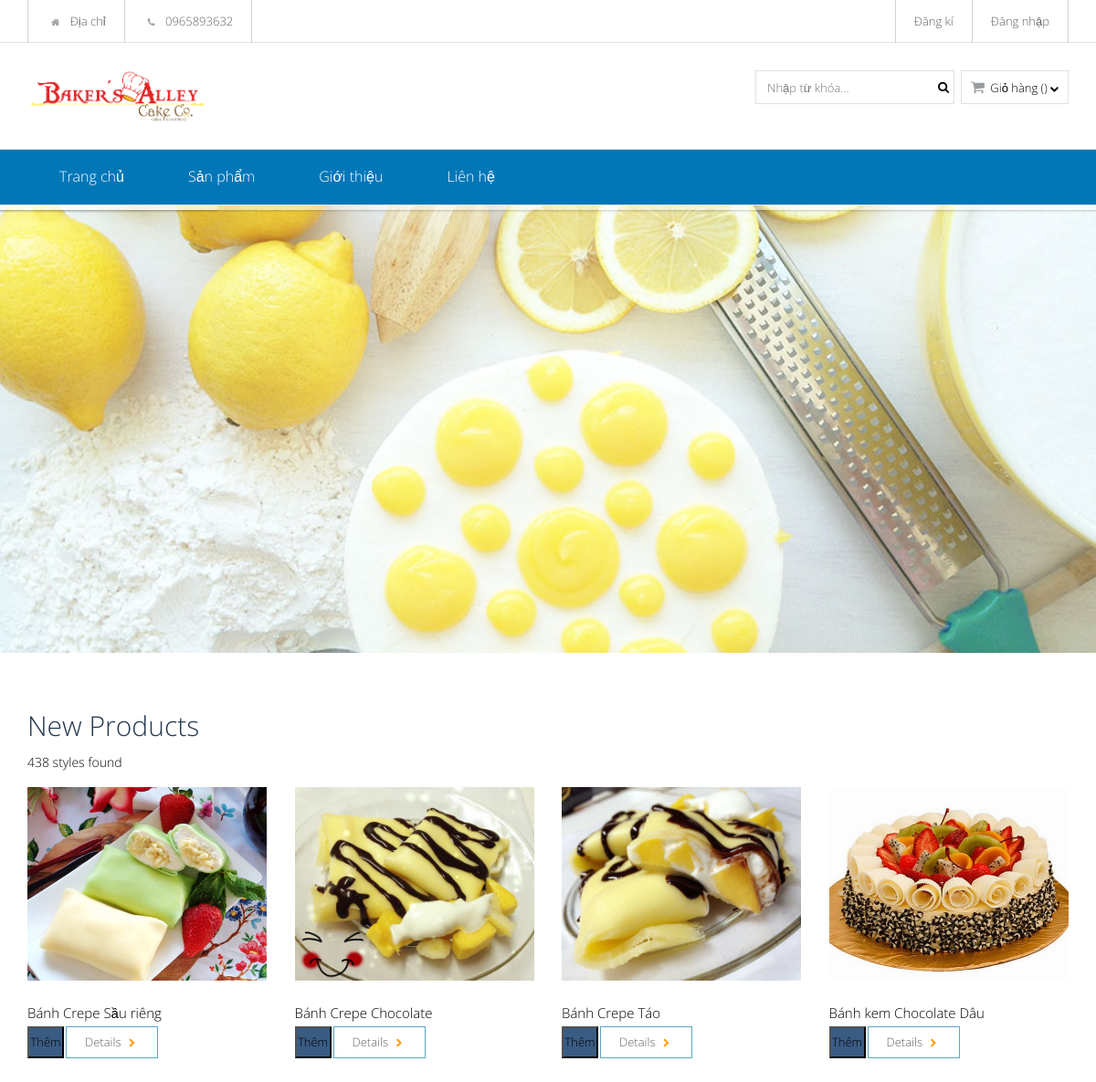
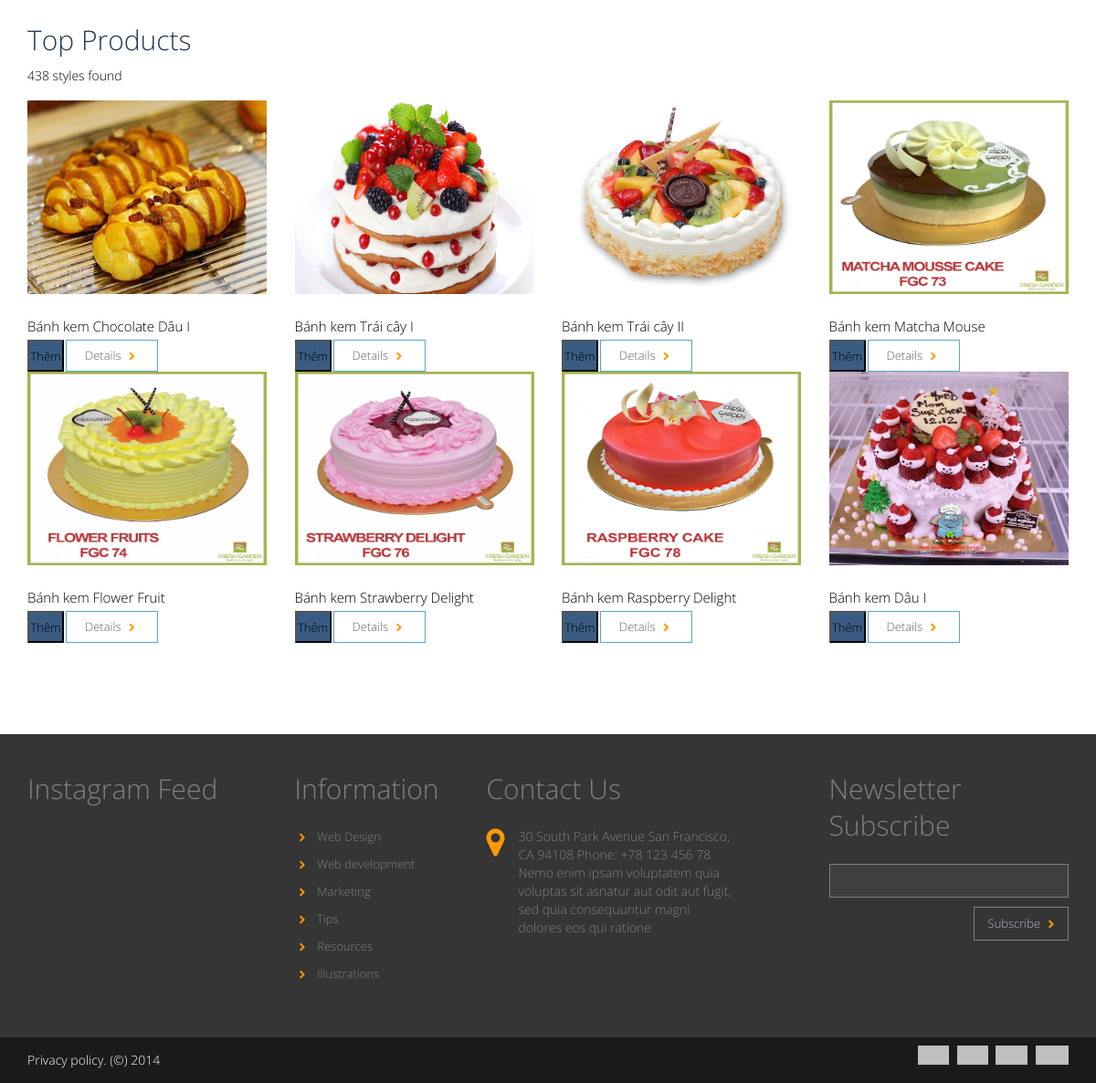
The page / on the database its author committed (2 pictures, top to bottom).
### tables this page shows
CREATE TABLE `products` (
  `id` int(10) UNSIGNED NOT NULL,
  `name` varchar(100) DEFAULT NULL,
  `id_type` int(10) UNSIGNED DEFAULT NULL,
  `description` text DEFAULT NULL,
  `unit_price` float DEFAULT NULL,
  `promotion_price` float DEFAULT NULL,
  `image` varchar(255) DEFAULT NULL,
  `unit` varchar(255) DEFAULT NULL,
  `new` tinyint(4) DEFAULT 0,
  `created_at` timestamp NULL DEFAULT NULL,
  `updated_at` timestamp NULL DEFAULT NULL
);

### Model/Product_Model.php (called while the page is built, shortened)
<?php
require_once('Bean/Product_Obj.php');
function getAllProducts(){
	$arrProducts = array();
	$conn = Connect();
	$sql = "SELECT * FROM `products` WHERE new =1 LIMIT 4";
	$result = $conn->query($sql);
	if ($result->num_rows > 0) {
		while($row = $result->fetch_assoc()) {
			$id = $row["id"];
			$name =  $row["name"];
			$id_type = $row["id_type"];
			$decription= $row["description"];
			$unit_price= $row["unit_price"];
			$promotion_price= $row["promotion_price"];
			$image= $row["image"];
			$unit= $row["unit"];
			$new_no = $row["new"];
			$create= $row["created_at"];
			$update= $row["updated_at"];
			$product = new Product_Obj($id,$name,$id_type,$decription,$unit_price,$promotion_price,$image,$unit,$new_no,$create,$update);
			array_push($arrProducts, $product);
		}
	} else {
		return $arrProducts ;
	}
	return $arrProducts ;
}
function getTopProducts(){
	$arrProducts = array();
	$conn = Connect();
	$sql = "SELECT * FROM `products` ORDER BY promotion_price DESC limit 8";
	$result = $conn->query($sql);
	if ($result->num_rows > 0) {
		while($row = $result->fetch_assoc()) {
			$id = $row["id"];
			$name =  $row["name"];
			$id_type = $row["id_type"];
			$decription= $row["description"];
			$unit_price= $row["unit_price"];
			$promotion_price= $row["promotion_price"];
			$image= $row["image"];
			$unit= $row["unit"];
			$new_no = $row["new"];
			$create= $row["created_at"];
			$update= $row["updated_at"];
			$product = new Product_Obj($id,$name,$id_type,$decription,$unit_price,$promotion_price,$image,$unit,$new_no,$create,$update);
			array_push($arrProducts, $product);
		}
	} else {
		return $arrProducts ;
	}
	return $arrProducts ;
}
function getSlide(){
	$arrSlide = array();
	$conn = Connect();
	$sql = "SELECT * FROM `slide`";
	$result = $conn->query($sql);
	if ($result->num_rows > 0) {
		while($row = $result->fetch_assoc()) {
			$name =  $row["image"];
			array_push($arrSlide, $name);
		}
	} else {
		return $arrSlide ;
	}
	return $arrSlide ;
}
?>

### Bean/Product_Obj.php (called while the page is built, shortened)
<?php
	class Product_Obj
	{
		public function __construct($id,$name,$id_type,$decription,$unit_price,$promotion_price,$image,$unit,$new_no,$create,$update){
			$this->id = $id;
			$this->name = $name;
			$this->image = $image;
		}
	}
?>

### index.php (the view, shortened to what this page needs)
<?php
include('include/header.php');
require_once('model/Product_Model.php');
?>
<div class="rev-slider">
	<div class="fullwidthbanner-container">
		<div class="fullwidthbanner">
			<div class="bannercontainer" >
				<div class="banner" >
					<ul>
						<?php
						require_once('Model/Product_Model.php');
						$arr = getSlide();
						for($x=0;$x<count($arr);$x++){
							?>
							<li data-transition="boxfade" data-slotamount="20" class="active-revslide" style="width: 100%; height: 100%; overflow: hidden; z-index: 18; visibility: hidden; opacity: 0;">
								<div class="slotholder" style="width:100%;height:100%;" data-duration="undefined" data-zoomstart="undefined" data-zoomend="undefined" data-rotationstart="undefined" data-rotationend="undefined" data-ease="undefined" data-bgpositionend="undefined" data-bgposition="undefined" data-kenburns="undefined" data-easeme="undefined" data-bgfit="undefined" data-bgfitend="undefined" data-owidth="undefined" data-oheight="undefined">
									<div class="tp-bgimg defaultimg" data-lazyload="undefined" data-bgfit="cover" data-bgposition="center center" data-bgrepeat="no-repeat" data-lazydone="undefined" src= "<?php echo"image/slide/".$arr[$x] ?>"
										data-src= <?php echo"image/slide/".$arr[$x] ?>"" style="background-color: rgba(0, 0, 0, 0); background-repeat: no-repeat; background-image: url(<?php echo"image/slide/".$arr[$x] ?>); background-size: cover; background-position: center center; width: 100%; height: 100%; opacity: 1; visibility: inherit;">
									</div>
								</div>
							</li>
							<?php
						}
						?>
					</ul>
				</div>
			</div>
			<div class="tp-bannertimer"></div>
		</div>
	</div>
</div>
<div class="container">
	<div id="content" class="space-top-none">
		<div class="main-content">
			<div class="space60">&nbsp;</div>
			<div class="row">
				<div class="col-sm-12">
					<div class="beta-products-list">
						<h4>New Products</h4>
						<div class="beta-products-details">
							<p class="pull-left">438 styles found</p>
							<div class="clearfix"></div>
						</div>
						<div class="row">
							<?php
							require_once('Model/Product_Model.php');
							$arr = getAllProducts();
							foreach ($arr as $value) {
								?>
								<form method="POST" action="index.php">
									<div class="col-sm-3">
										<div class="single-item">
											<div class="single-item-header">
												<a href=<?php echo "product.php?id=".$value->id?>><img width="262" height="212"  src=<?php echo "image/product/".$value->image ?>> </a>
											</div>
											<div class="single-item-body">
												<p class="single-item-title"><?php echo $value->name ?></p>
											</div>
											<div class="single-item-caption">
												<input type="submit" name="addToCart" class="add-to-cart pull-left" value="Thêm">
												<a class="beta-btn primary" href=<?php echo "product.php?id=".$value->id?>>Details <i class="fa fa-chevron-right"></i></a>
											</div>
										</div>
									</div>
									</form>
									<?php
								}
								?>
							</div>
						</div>
						<div class="space50">&nbsp;</div>
						<div class="beta-products-list">
							<h4>Top Products</h4>
							<div class="beta-products-details">
								<p class="pull-left">438 styles found</p>
								<div class="clearfix"></div>
							</div>
							<div class="row">
								<?php
								require_once('Model/Product_Model.php');
								$arrTop = getTopProducts();
								foreach ($arrTop as $value) {
									?>
									<form method="POST" action="index.php">
									<div class="col-sm-3">
										<div class="single-item">
											<div class="single-item-header">
												<a href=<?php echo "product.php?id=".$value->id?>><img width="262" height="212"  src=<?php echo "image/product/".$value->image ?>> </a>
											</div>
											<div class="single-item-body">
												<p class="single-item-title"><?php echo $value->name ?></p>
											</div>
											<div class="single-item-caption">
												<input type="submit" name="addToCart" class="add-to-cart pull-left" value="Thêm">
												<a class="beta-btn primary" href=<?php echo "product.php?id=".$value->id?>>Details <i class="fa fa-chevron-right"></i></a>
											</div>
										</div>
									</div>
									</form>
									<?php
								}
								?>
							</div>
							<div class="space40">&nbsp;</div>
						</div>
					</div>
				</div>
			</div>
		</div>
	</div>
	<?php
	include("include/footer.php");
	?>
	<div class="copyright">
		<div class="container">
			<p class="pull-left">Privacy policy. (&copy;) 2014</p>
			<p class="pull-right pay-options">
				<a href="#"><img src="assets/dest/images/pay/master.jpg" alt="" /></a>
				<a href="#"><img src="assets/dest/images/pay/pay.jpg" alt="" /></a>
				<a href="#"><img src="assets/dest/images/pay/visa.jpg" alt="" /></a>
				<a href="#"><img src="assets/dest/images/pay/paypal.jpg" alt="" /></a>
			</p>
			<div class="clearfix"></div>
		</div>
	</div>
</body>
</html>

### include/header.php (shortened to what this page needs)
<!doctype html>
<html lang="en">
<head>
	<link rel="stylesheet" href="http://netdna.bootstrapcdn.com/bootstrap/3.1.0/css/bootstrap.min.css">
	<link rel="stylesheet" href="assets/dest/css/font-awesome.min.css">
	<link rel="stylesheet" href="assets/dest/vendors/colorbox/example3/colorbox.css">
	<link rel="stylesheet" href="assets/dest/rs-plugin/css/settings.css">
	<link rel="stylesheet" href="assets/dest/rs-plugin/css/responsive.css">
	<link rel="stylesheet" title="style" href="assets/dest/css/style.css">
	<link rel="stylesheet" href="assets/dest/css/animate.css">
	<link rel="stylesheet" title="style" href="assets/dest/css/huong-style.css">
</head>
<body>
	<div id="header">
		<div class="header-top">
			<div class="container">
				<div class="pull-left auto-width-left">
					<ul class="top-menu menu-beta l-inline">
						<li><a href=""><i class="fa fa-home"></i> Địa chỉ</a></li>
						<li><a href=""><i class="fa fa-phone"></i> 0965893632 </a></li>
					</ul>
				</div>
				<div class="pull-right auto-width-right">
					<ul class="top-details menu-beta l-inline">
						<?php if (isset($_SESSION["name"]) != ""){ ?>
							<li><a href="#"><i class="fa fa-user"></i><?php echo $_SESSION["name"]?></a></li>
							<li><a href="Model/Logout_model.php">Đăng Xuất</a></li>
							<?php
						}else{
							?>
							<li><a href="signup.php">Đăng kí</a></li>
							<li><a href="login.php">Đăng nhập</a></li>
							<?php
						}
						?>
					</ul>
				</div>
				<div class="clearfix"></div>
			</div>
		</div>
		<div class="header-body">
			<div class="container beta-relative">
				<div class="pull-left">
					<a href="index.php" id="logo"><img src="assets/dest/images/logo-cake.png" width="200px" alt=""></a>
				</div>
				<div class="pull-right beta-components space-left ov">
					<div class="space10">&nbsp;</div>
					<div class="beta-comp">
						<form role="search" method="get" id="searchform" action="/">
							<input type="text" value="" name="s" id="s" placeholder="Nhập từ khóa..." />
							<button class="fa fa-search" type="submit" id="searchsubmit"></button>
						</form>
					</div>
					<div class="beta-comp">
						<div class="cart">
							<div class="beta-select"><i class="fa fa-shopping-cart"></i> Giỏ hàng (<?php
								?>)<i class="fa fa-chevron-down"></i></div>
								</div>
							</div>
						</div>
						<div class="clearfix"></div>
					</div>
				</div>
				<div class="header-bottom" style="background-color: #0277b8;">
					<div class="container">
						<nav class="main-menu">
							<ul class="l-inline ov">
								<li><a href="index.php">Trang chủ</a></li>
								<li><a href="#">Sản phẩm</a>
								</li>
								<li><a href="about.php">Giới thiệu</a></li>
								<li><a href="contacts.php">Liên hệ</a></li>
							</ul>
							<div class="clearfix"></div>
						</nav>
					</div>
				</div>
	</div>

### include/footer.php (shortened to what this page needs)
<div id="footer" class="color-div">
		<div class="container">
			<div class="row">
				<div class="col-sm-3">
					<div class="widget">
						<h4 class="widget-title">Instagram Feed</h4>
					</div>
				</div>
				<div class="col-sm-2">
					<div class="widget">
						<h4 class="widget-title">Information</h4>
						<div>
							<ul>
								<li><a href="blog_fullwidth_2col.html"><i class="fa fa-chevron-right"></i> Web Design</a></li>
								<li><a href="blog_fullwidth_2col.html"><i class="fa fa-chevron-right"></i> Web development</a></li>
								<li><a href="blog_fullwidth_2col.html"><i class="fa fa-chevron-right"></i> Marketing</a></li>
								<li><a href="blog_fullwidth_2col.html"><i class="fa fa-chevron-right"></i> Tips</a></li>
								<li><a href="blog_fullwidth_2col.html"><i class="fa fa-chevron-right"></i> Resources</a></li>
								<li><a href="blog_fullwidth_2col.html"><i class="fa fa-chevron-right"></i> Illustrations</a></li>
							</ul>
						</div>
					</div>
				</div>
				<div class="col-sm-4">
				 <div class="col-sm-10">
					<div class="widget">
						<h4 class="widget-title">Contact Us</h4>
						<div>
							<div class="contact-info">
								<i class="fa fa-map-marker"></i>
								<p>30 South Park Avenue San Francisco, CA 94108 Phone: +78 123 456 78</p>
								<p>Nemo enim ipsam voluptatem quia voluptas sit asnatur aut odit aut fugit, sed quia consequuntur magni dolores eos qui ratione.</p>
							</div>
						</div>
					</div>
				  </div>
				</div>
				<div class="col-sm-3">
					<div class="widget">
						<h4 class="widget-title">Newsletter Subscribe</h4>
						<form action="#" method="post">
							<input type="email" name="your_email">
							<button class="pull-right" type="submit">Subscribe <i class="fa fa-chevron-right"></i></button>
						</form>
					</div>
				</div>
			</div>
		</div>
	</div>

### assets/dest/css/huong-style.css (style rules this page uses)
.main-menu>ul.l-inline> li> a { color: #fff; padding: 10px 35px }

### rows shown on the page
products: image (picture), name "Bánh Crepe Sầu riêng"
products: image (picture), name "Bánh Crepe Chocolate"
products: image (picture), name "Bánh Crepe Táo"
products: image (picture), name "Bánh kem Chocolate Dâu"
products: image (picture), name "Bánh kem Chocolate Dâu I"
products: image (picture), name "Bánh kem Trái cây I"
products: image (picture), name "Bánh kem Trái cây II"
products: image (picture), name "Bánh kem Matcha Mouse"
products: image (picture), name "Bánh kem Flower Fruit"
products: image (picture), name "Bánh kem Strawberry Delight"
products: image (picture), name "Bánh kem Raspberry Delight"
products: image (picture), name "Bánh kem Dâu I"
